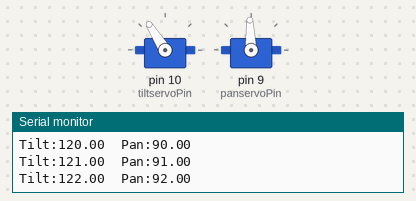
A sketch run on a simulated Arduino Uno, built with avr-gcc and run on an emulated ATmega328P. Shown: 2 × servo, the last lines printed to the serial monitor.

Above: at 0.05 s.
At 1.3 s:
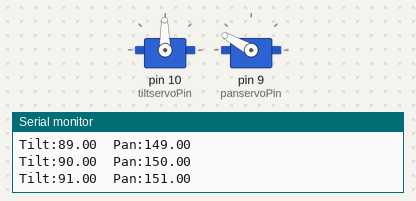
At 2.55 s:
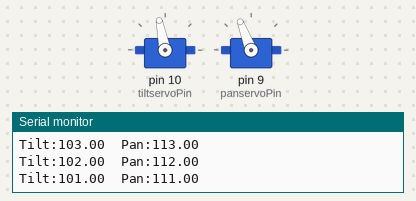
At 5.1 s:
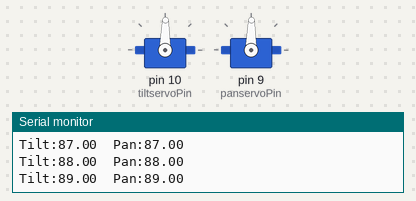
Timing chart, 0 to 6.6 s (numbered marks = the images above):
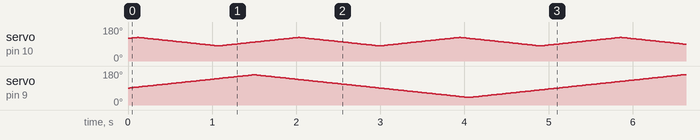

The sketch:

TiltPan.ino
```cpp
#include <Servo.h>

// NOTE: #define  vs  "const int"

// #define tiltservoPin 10

const int tiltservoPin = 10;
const int panservoPin = 9;


Servo tiltservo, panservo;

// Set up initial values and range of motion
float tiltangle = 120;
float tiltmin = 80;
float tiltmax = 125;

float panangle = 90;
float panmin = 40;
float panmax = 160;

// Set up parameters for moving servos.
int pandir = 1;
int tiltdir = 1;
float tiltrate = 1;
float panrate = 1;


void setup() {
  // Attach output pins to servos.
  tiltservo.attach( tiltservoPin);
  panservo.attach( panservoPin);
  // May want to debug our pan, tilt settings.
  Serial.begin( 115200);
}

void printangles() {
  Serial.print( "Tilt:");
  Serial.print( tiltangle);
  Serial.print( "  Pan:");
  Serial.print( panangle);
  Serial.println();
}

void loop() {
  // put your main code here, to run repeatedly:
  printangles();

  // To write microsecond values, use servo.write( us)
  // To write degree values, use servo.write( degr)
  tiltservo.write( (int)tiltangle);
  panservo.write( (int)panangle);

  // Update servo angles based on their current
  // direction and rate
  tiltangle += (tiltdir * tiltrate);
  panangle += (pandir * panrate);

  // Change direction at min or max values
  if (tiltangle >= tiltmax) tiltdir = -1;
  if (tiltangle <= tiltmin) tiltdir = 1;

  if (panangle >= panmax) pandir = -1;
  if (panangle <= panmin) pandir = 1;

  // Update servo values at 50 Hz
  delay(20);
}
```
